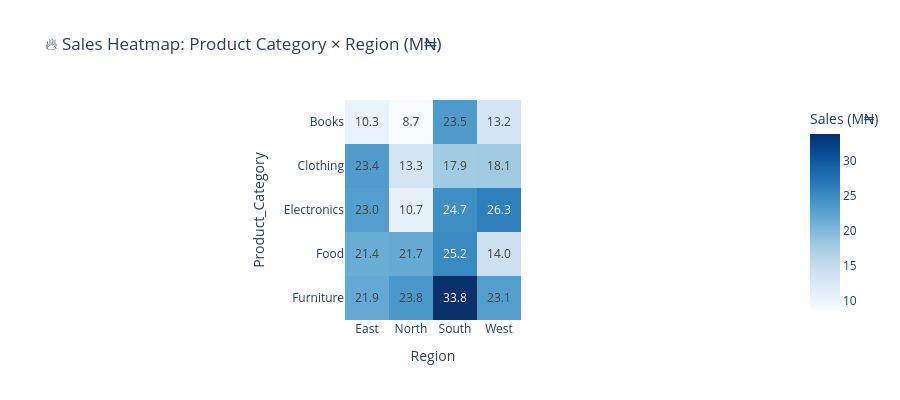

Source (notebook cell):
### Code cell
pivot = df_balanced.pivot_table(
values='Total_Sales', index='Product_Category',
columns='Region', aggfunc='sum'
) / 1e6
fig = px.imshow(
pivot, text_auto='.1f',
color_continuous_scale='Blues',
title='🔥 Sales Heatmap: Product Category × Region (M₦)',
labels={'color': 'Sales (M₦)'}
)
fig.update_layout(height=400)
fig.show()

### Figure 1 — Plotly figure (JSON) as saved in the notebook; plotly's stock layout.template omitted (floating-point values rounded to 4 significant figures)
{"data": [{"coloraxis": "coloraxis", "hovertemplate": "Region: %{x}<br>Product_Category: %{y}<br>Sales (M₦): %{z}<extra></extra>", "name": "0", "texttemplate": "%{z:.1f}", "type": "heatmap", "x": ["East", "North", "South", "West"], "xaxis": "x", "y": ["Books", "Clothing", "Electronics", "Food", "Furniture"], "yaxis": "y", "z": [[10.35, 8.699, 23.5, 13.23], [23.35, 13.28, 17.94, 18.07], [23.03, 10.67, 24.72, 26.25], [21.43, 21.68, 25.16, 14.02], [21.86, 23.78, 33.85, 23.05]]}], "layout": {"coloraxis": {"colorbar": {"title": {"text": "Sales (M₦)"}}, "colorscale": [[0, "rgb(247,251,255)"], [0.125, "rgb(222,235,247)"], [0.25, "rgb(198,219,239)"], [0.375, "rgb(158,202,225)"], [0.5, "rgb(107,174,214)"], [0.625, "rgb(66,146,198)"], [0.75, "rgb(33,113,181)"], [0.875, "rgb(8,81,156)"], [1, "rgb(8,48,107)"]]}, "height": 400, "title": {"text": "🔥 Sales Heatmap: Product Category × Region (M₦)"}, "xaxis": {"anchor": "y", "constrain": "domain", "domain": [0, 1], "scaleanchor": "y", "title": {"text": "Region"}}, "yaxis": {"anchor": "x", "autorange": "reversed", "constrain": "domain", "domain": [0, 1], "title": {"text": "Product_Category"}}}}
